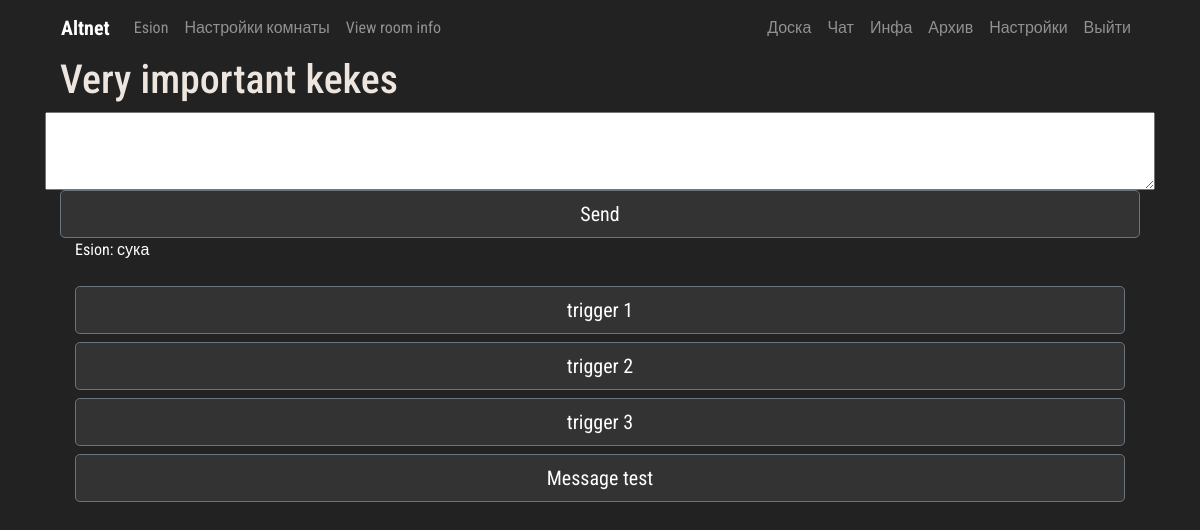
Page /chat/6/ (signed in) on the earlier database version.
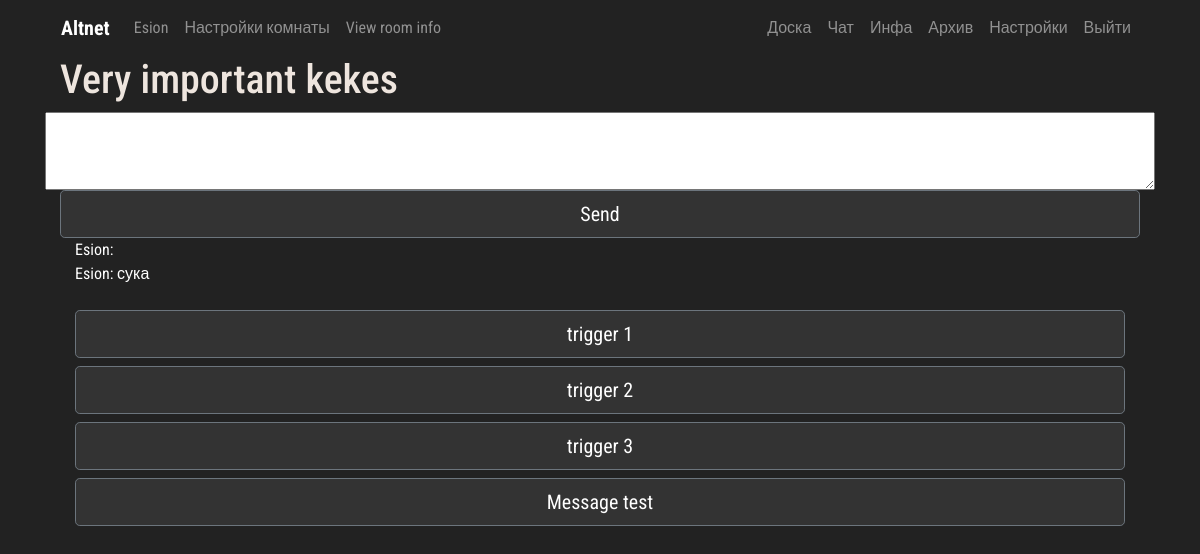
Same page on the later database version.
### chat/models.py (models this page shows, shortened)
class Message(models.Model):
    message_author = models.CharField('Message author', max_length=150, blank=False, null=False)
    message_room = models.ForeignKey(Room, on_delete=models.CASCADE)
    message_text = models.TextField(blank=False, null=False, max_length=1000)
    message_media = models.ImageField(upload_to=user_chat_directory_path, blank=True, null=True)
    pub_date = models.DateTimeField('Date published', auto_now=True)

### chat/views.py (the view, shortened to what this page needs)
# urls.py: path('<str:room_id>/', views.room, name='room'),
def room(request, room_id):
    chat_form = SendMessage()
    room_info = Room.objects.get(id=room_id)
    try:
        is_banned = Ban.objects.get(username=request.user.username, room=room_info)
        if is_banned:
            raise BadRequest('You are banned')
    except ObjectDoesNotExist:
        pass
    room_visitors = Pool.objects.filter(room_name=room_info)
    template = loader.get_template('room.html')
    if request.user.is_authenticated:
        username = request.user.username
        loc_option = Hikka.objects.get(user=request.user.id).language_code
        authorised = True
    else:
        username = anonymous_validator(request)
        loc_option = 0
        authorised = False
    messages = Message.objects.filter(message_room__id=room_id).order_by('-pub_date')
    room_name = room_info.name
    context = {
        'visitors': room_visitors,
        'is_hidden': room_info.is_hidden,
        'media_autoplay': room_info.is_autoplay,
        'media_tolerance': room_info.is_media_tolerant,
        'change_language_code_form': EditLangCode(),
        'edit_description_form': EditDescription(),
        'edit_name_form': EditName(),
        'loc': loc_resolver('room'),
        'lang': loc_option,
        'room_name': room_name,
        'messages': messages,
        'chat_form': chat_form,
        'username': username,
        'room_id': room_id,
        'authorised': authorised,
        'room_description': room_info.description,
    }
    return HttpResponse(template.render(context, request))

### chat/forms.py
class EditLangCode(forms.ModelForm):
    language_code = forms.CharField(label='Edit Language Code', max_length=10)
    class Meta:
        model = Room
        fields = ['language_code',]

class EditDescription(forms.ModelForm):
    description = forms.CharField(label='Room description', max_length=200)
    class Meta:
        model = Room
        fields = ['description',]

### board/templatetags/loc_extra.py (called while the page is built)
@register.filter
def return_item(l, i):
    try:
        return l[i]
    except:
        return None

### scripts/localisation.py (called while the page is built, shortened)
def loc_resolver(specific):
    load = {}
    if specific == 'home':
        load['me'] = loc.Me
        load['UI'] = loc.UI
        load['errors'] = loc.Errors
        load['headers'] = loc.Headers
    elif specific == 'account':
        load['profile'] = loc.Profile
        load['errors'] = loc.Errors
        load['headers'] = loc.Headers
        load['UI'] = loc.UI
    elif specific == 'room':
        load['UI'] = loc.UI
        load['headers'] = loc.Headers
        load['errors'] = loc.Errors
        load['board_'] = loc.Board
        load['thread'] = loc.Thread
        load['categories'] = loc.Categories
    elif specific == 'info':
        load['UI'] = loc.UI
        load['info'] = loc.Info
    return load

### chat/templates/room.html (shortened to what this page needs)
{% extends 'chat_hat.html' %}
{% block content %}
{% load loc_extra %}
{% load static %}
</head>
<body>
  <div class="trds">
  <main class="contentd" role="main">
  <header>
 <h1 data-text="{{ room_name }}" id="room_name">{{ room_name }}</h1></header></main></div>
<div>
<div class="row">
    <textarea style="width: 100%;" id="chat-message-input" rows="3" name="message_text" type="text" size="100">
    </textarea><br>
</div>
    <div class="col-">
    <input class="btn btn-secondary btn-lg btn-block" style="width: 100% " id="chat-message-submit" name="chat-message-submit" type="submit" value="Send">
</div>
</div>
  <div class="col-lg-12 col-sm-12 col-md-12">
    <div id="chat-log" class="chat-log" cols="120" rows="20" style="color:#fff; background-color:#222222; border:none">
        {% for message in messages %}
        {{ message.message_text }} <br />
        {% endfor %}
    </div><br>
    <div class="col-">
    <input class="btn btn-secondary btn-lg btn-block" style="width: 100% " id="trigger1" name="trigger-1" type="submit" value="trigger 1">
    <input class="btn btn-secondary btn-lg btn-block" style="width: 100% " id="trigger2" name="trigger-2" type="submit" value="trigger 2">
    <input class="btn btn-secondary btn-lg btn-block" style="width: 100% " id="trigger3" name="trigger-3" type="submit" value="trigger 3">
    <input class="btn btn-secondary btn-lg btn-block" style="width: 100% " id="test-message" name="trigger-3" type="submit" value="Message test">
    </div>
</div>
</body>
{% endblock %}

Differences in the rows shown:
added Message: message_text "Esion:"
